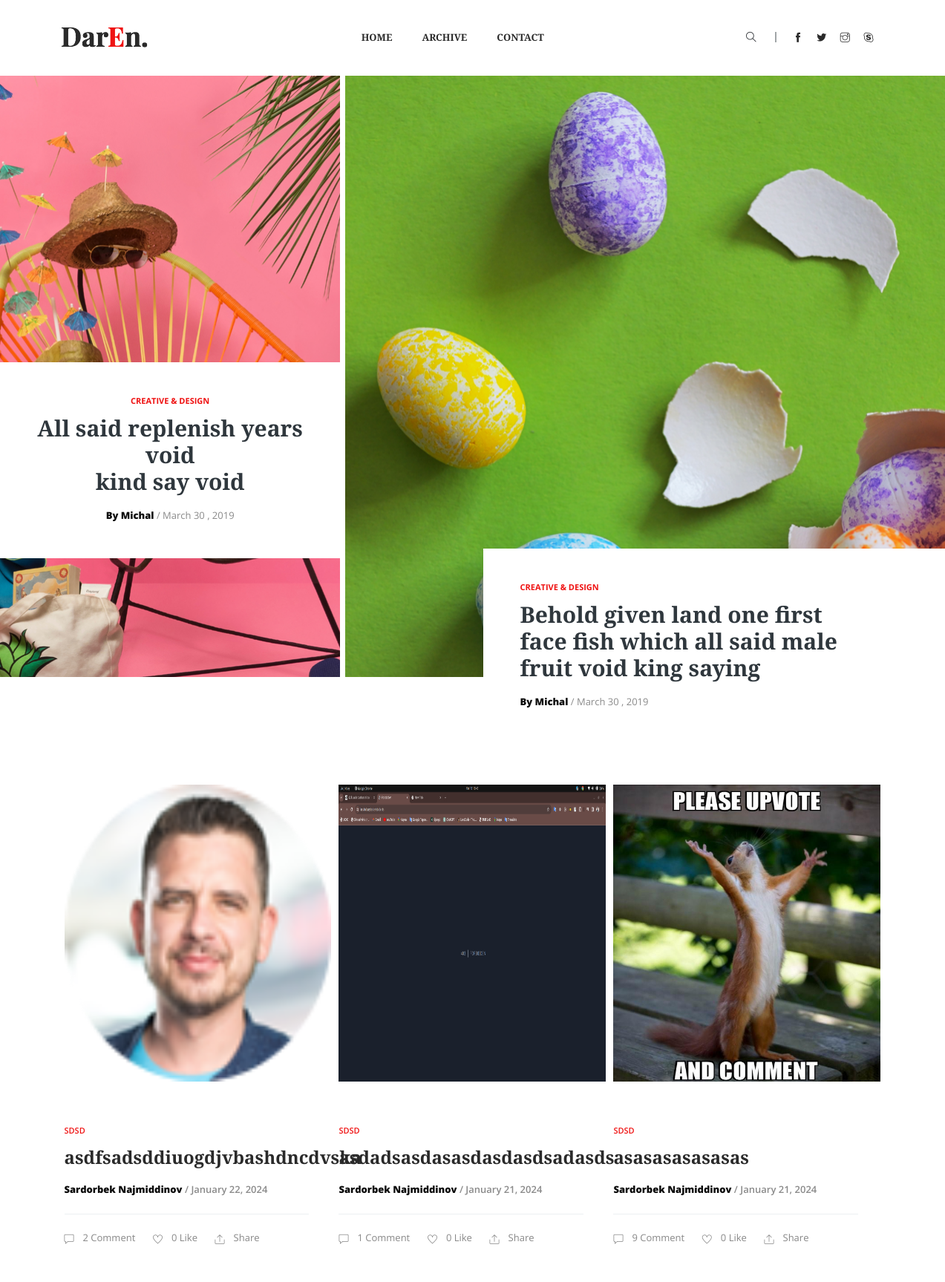
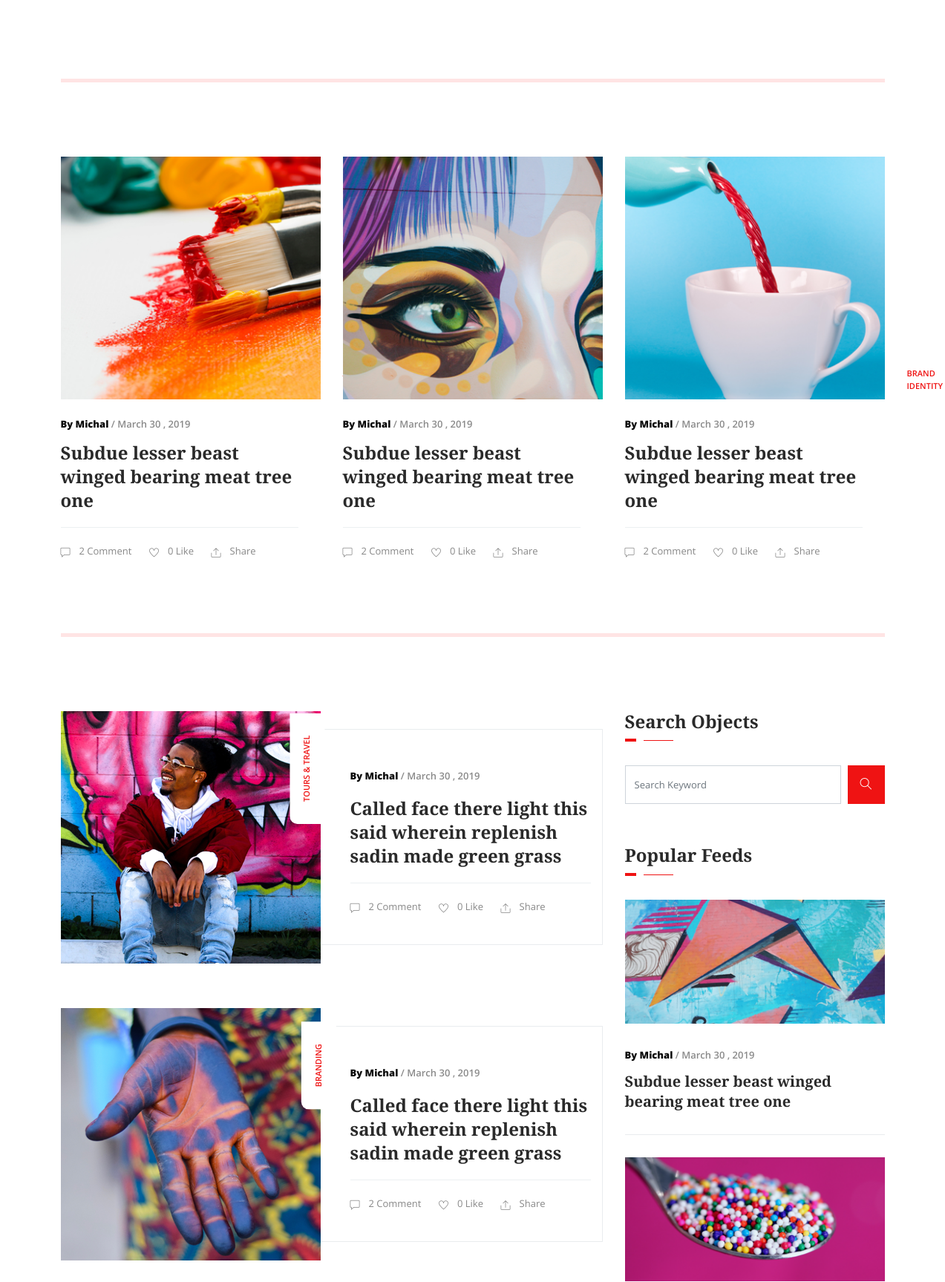
The page / (upper part) on the database its author committed (2 pictures, top to bottom).
### article/models.py (models this page shows, shortened)
class Article(models.Model):
    author = models.ForeignKey(Author, on_delete=models.SET_NULL, null=True, blank=True, related_name='articles')
    category = models.ForeignKey(Category, on_delete=models.SET_NULL, null=True, blank=True, related_name='articles')
    tags = models.ManyToManyField(Tags, related_name='tags')
    title = models.CharField(max_length=250)
    content = RichTextField()
    created_at = models.DateTimeField(auto_now_add=True)
    image = models.ImageField(upload_to='article/')
    slug = models.SlugField()
    modified_date = models.DateTimeField(auto_now=True)
    is_quote = models.BooleanField(default=False, null=True, blank=True)

class Category(models.Model):
    name = models.CharField(max_length=50)
    class Meta:
        verbose_name_plural = "Categories"

class Author(models.Model):
    name = models.CharField(max_length=50)
    image = models.ImageField(upload_to='author/')
    content = models.TextField(null=True, blank=True)
    def __str__(self):
        return self.name

### article/views.py (the view)
# urls.py: path('', article_list, name='list'),
def article_list(request):
    articles = Article.objects.order_by('-id')
    categories = Category.objects.all()
    print(categories.values())
    for i in articles.values():
        print(i['category_id'])
    ctx = {
        'articles': articles
    }
    return render(request, 'article/index.html', ctx)

### templates/article/index.html (shortened to what this page needs)
{% extends 'base.html' %}
{% block content %}
<section class="banner_post">
    <div class="container-fluid">
        <div class="row">
            <div class="col-lg-12">
                <div class="banner_post_1 banner_post_bg_1">
                    <div class="banner_post_iner text-center">
                        <a href="{% url 'article:archive' %}"><h5> Creative & Design</h5></a>
                        <a href="{% url 'article:archive' %}"><h2>All said replenish years void <br>
                            kind say void </h2></a>
                        <p><span> By Michal</span> / March 30 , 2019</p>
                    </div>
                </div>
                <div class="banner_post_2 banner_post_bg_2">
                    <div class="banner_post_iner">
                        <a href="{% url 'article:archive' %}"><h5> Creative & Design</h5></a>
                        <a href="{% url 'article:archive' %}"><h2>Behold given land one first face fish which all said
                            male fruit void king saying</h2></a>
                        <p><span> By Michal</span> / March 30 , 2019</p>
                    </div>
                </div>
            </div>
        </div>
    </div>
</section>
<section class="feature_post">
    <div class="container">
        <div class="row">
            <div class="col-lg-12">
                {% for article in articles %}
                    <div style="padding: 5px" class="single_feature_post post_1">
                    <img style="height: 400px" src="{{ article.image.url }}" alt>
                    <div class="post_text_1 pr_30">
                        <h5>{{ article.category.name }}</h5>
                        <a href="{% url 'article:detail' article.slug %}">
                            <h3>{{ article.title }}</h3>
                        </a>
                        <p><span>{{ article.author }}</span> / {{ article.created_at|date:'F d, Y' }}</p>
                        <div class="post_icon">
                            <ul>
                                <li><i class="ti-comment"></i>{{ article.comments.count }} Comment</li>
                                <li><i class="ti-heart"></i>0 Like</li>
                                <li><i class="ti-export"></i>Share</li>
                            </ul>
                        </div>
                    </div>
                </div>
                {% endfor %}
            </div>
        </div>
    </div>
</section>
<div class="border_top"></div>
<section class="catagory_post">
    <div class="container">
        <div class="row">
            <div class="col-sm-6 col-lg-4">
                <div class="single_catagory_post post_2">
                    <div class="category_post_img">
                        <img src="img/feature_post/feature_post_4.png" alt>
                        <a href="category.html" class="category_btn">abstract design</a>
                    </div>
                    <div class="post_text_1 pr_30">
                        <p><span> By Michal</span> / March 30 , 2019</p>
                        <a href="single-blog.html">
                            <h3>Subdue lesser beast winged
                                bearing meat tree one</h3>
                        </a>
                        <div class="post_icon">
                            <ul>
                                <li><i class="ti-comment"></i>2 Comment</li>
                                <li><i class="ti-heart"></i>0 Like</li>
                                <li><i class="ti-export"></i>Share</li>
                            </ul>
                        </div>
                    </div>
                </div>
            </div>
            <div class="col-sm-6 col-lg-4">
                <div class="single_catagory_post post_2">
                    <div class="category_post_img">
                        <img src="img/feature_post/feature_post_5.png" alt>
                        <a href="category.html" class="category_btn">illustration</a>
                    </div>
                    <div class="post_text_1 pr_30">
                        <p><span> By Michal</span> / March 30 , 2019</p>
                        <a href="single-blog.html">
                            <h3>Subdue lesser beast winged
                                bearing meat tree one</h3>
                        </a>
                        <div class="post_icon">
                            <ul>
                                <li><i class="ti-comment"></i>2 Comment</li>
                                <li><i class="ti-heart"></i>0 Like</li>
                                <li><i class="ti-export"></i>Share</li>
                            </ul>
                        </div>
                    </div>
                </div>
            </div>
            <div class="col-sm-6 col-lg-4">
                <div class="single_catagory_post post_2 d-block d-sm-none d-lg-block">
                    <div class="category_post_img">
                        <img src="img/feature_post/feature_post_6.png" alt>
                        <a href="category.html" class="category_btn">brand identity</a>
                    </div>
                    <div class="post_text_1 pr_30">
                        <p><span> By Michal</span> / March 30 , 2019</p>
                        <a href="single-blog.html">
                            <h3>Subdue lesser beast winged
                                bearing meat tree one</h3>
                        </a>
                        <div class="post_icon">
                            <ul>
                                <li><i class="ti-comment"></i>2 Comment</li>
                                <li><i class="ti-heart"></i>0 Like</li>
                                <li><i class="ti-export"></i>Share</li>
                            </ul>
                        </div>
                    </div>
                </div>
            </div>
        </div>
    </div>
</section>
<div class="border_top"></div>
<section class="all_post section_padding">
    <div class="container">
        <div class="row">
            <div class="col-lg-8">
                <div class="single_post media post_3">
                    <div class="single_post_img">
                        <img src="img/post/post_11.png" alt>
                        <a href="category.html" class="category_btn">Tours & travel</a>
                    </div>
                    <div class="post_text_1 media-body align-self-center">
                        <p><span> By Michal</span> / March 30 , 2019</p>
                        <a href="single-blog.html">
                            <h3>Called face there light this
                                said wherein replenish sadin
                                made green grass</h3>
                        </a>
                        <div class="post_icon">
                            <ul>
                                <li><i class="ti-comment"></i>2 Comment</li>
                                <li><i class="ti-heart"></i>0 Like</li>
                                <li><i class="ti-export"></i>Share</li>
                            </ul>
                        </div>
                    </div>
                </div>
                <div class="single_post media post_3">
                    <div class="single_post_img">
                        <img src="img/post/post_12.png" alt>
                        <a href="category.html" class="category_btn">branding</a>
                    </div>
                    <div class="post_text_1 media-body align-self-center">
                        <p><span> By Michal</span> / March 30 , 2019</p>
                        <a href="single-blog.html">
                            <h3>Called face there light this
                                said wherein replenish sadin
                                made green grass</h3>
                        </a>
                        <div class="post_icon">
                            <ul>
                                <li><i class="ti-comment"></i>2 Comment</li>
                                <li><i class="ti-heart"></i>0 Like</li>
                                <li><i class="ti-export"></i>Share</li>
                            </ul>
                        </div>
                    </div>
                </div>
            </div>
            <div class="col-lg-4">
                <div class="sidebar_widget">
                    <div class="sidebar_tittle">
                        <h3>Search Objects</h3>
                    </div>
                    <form action="#">
                        <div class="form-group">
                            <div class="input-group mb-3">
                                <input type="text" class="form-control" placeholder="Search Keyword"
                                       onfocus="this.placeholder = ''" onblur="this.placeholder = 'Search Keyword'">
                                <div class="input-group-append">
                                    <button class="btn" type="button"><i class="ti-search"></i></button>
                                </div>
                            </div>
                        </div>
                    </form>
                    <div class="sidebar_tittle">
                        <h3>Popular Feeds</h3>
                    </div>
                    <div class="single_catagory_post post_2 single_border_bottom">
                        <div class="category_post_img">
                            <img src="img/sidebar/sidebar_1.png" alt>
                        </div>
                        <div class="post_text_1 pr_30">
                            <p><span> By Michal</span> / March 30 , 2019</p>
                            <a href="single-blog.html">
                                <h3>Subdue lesser beast winged
                                    bearing meat tree one</h3>
                            </a>
                        </div>
                    </div>
                    <div class="single_catagory_post post_2 single_border_bottom">
                        <div class="category_post_img">
                            <img src="img/sidebar/sidebar_2.png" alt>
                        </div>
                    </div>
                </div>
            </div>
        </div>
    </div>
</section>
{% endblock %}

### rows shown on the page
Article: image (picture), category.name "SDSD", title "asdfsadsddiuogdjvbashdncdvska", author "Sardorbek Najmiddinov", created_at "January 22, 2024", comments.count "2"
Article: image (picture), category.name "SDSD", title "asdadsasdasasdasdasdsadasds", author "Sardorbek Najmiddinov", created_at "January 21, 2024", comments.count "1"
Article: image (picture), category.name "SDSD", title "asasasasasasas", author "Sardorbek Najmiddinov", created_at "January 21, 2024", comments.count "9"
